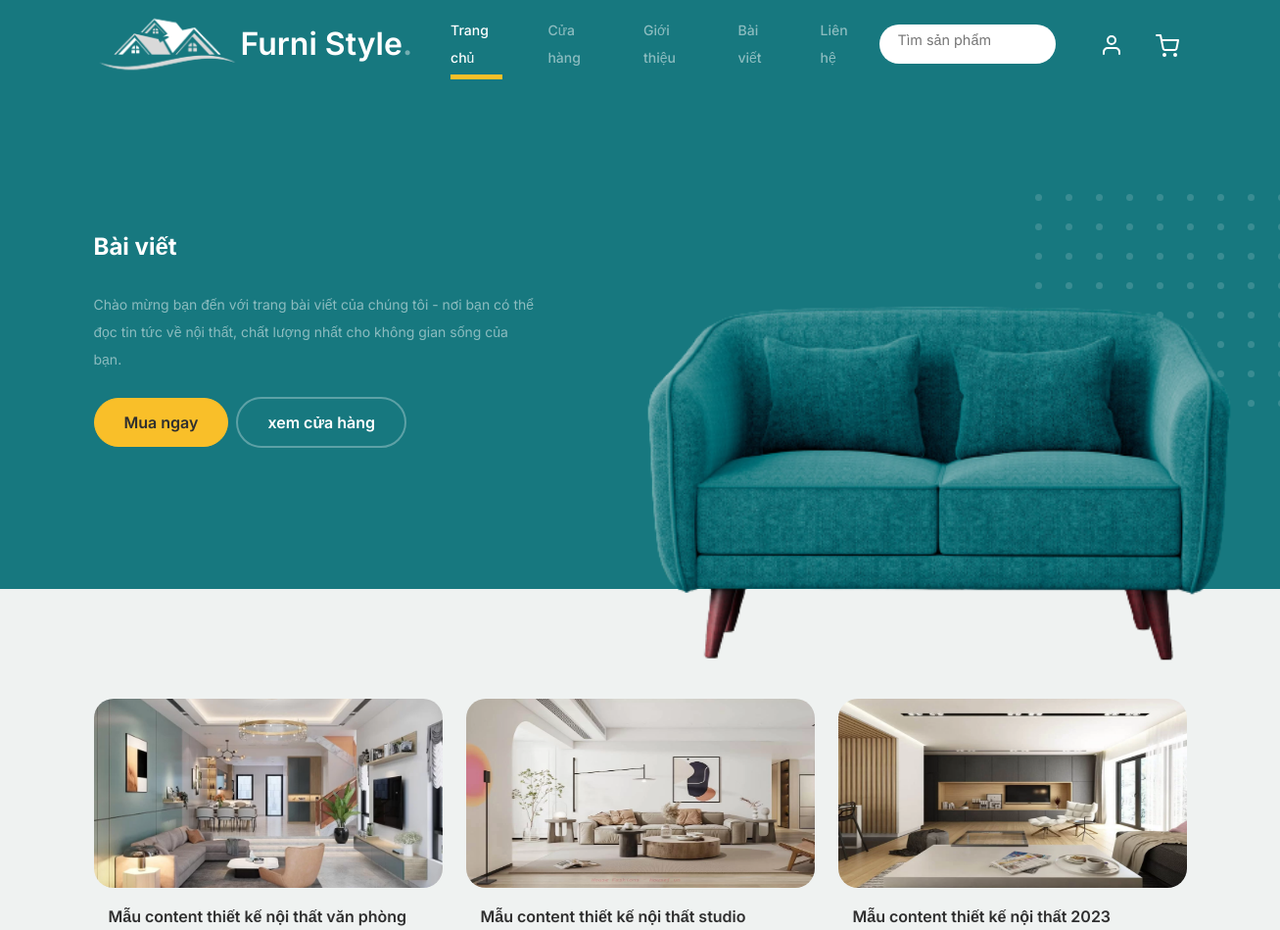
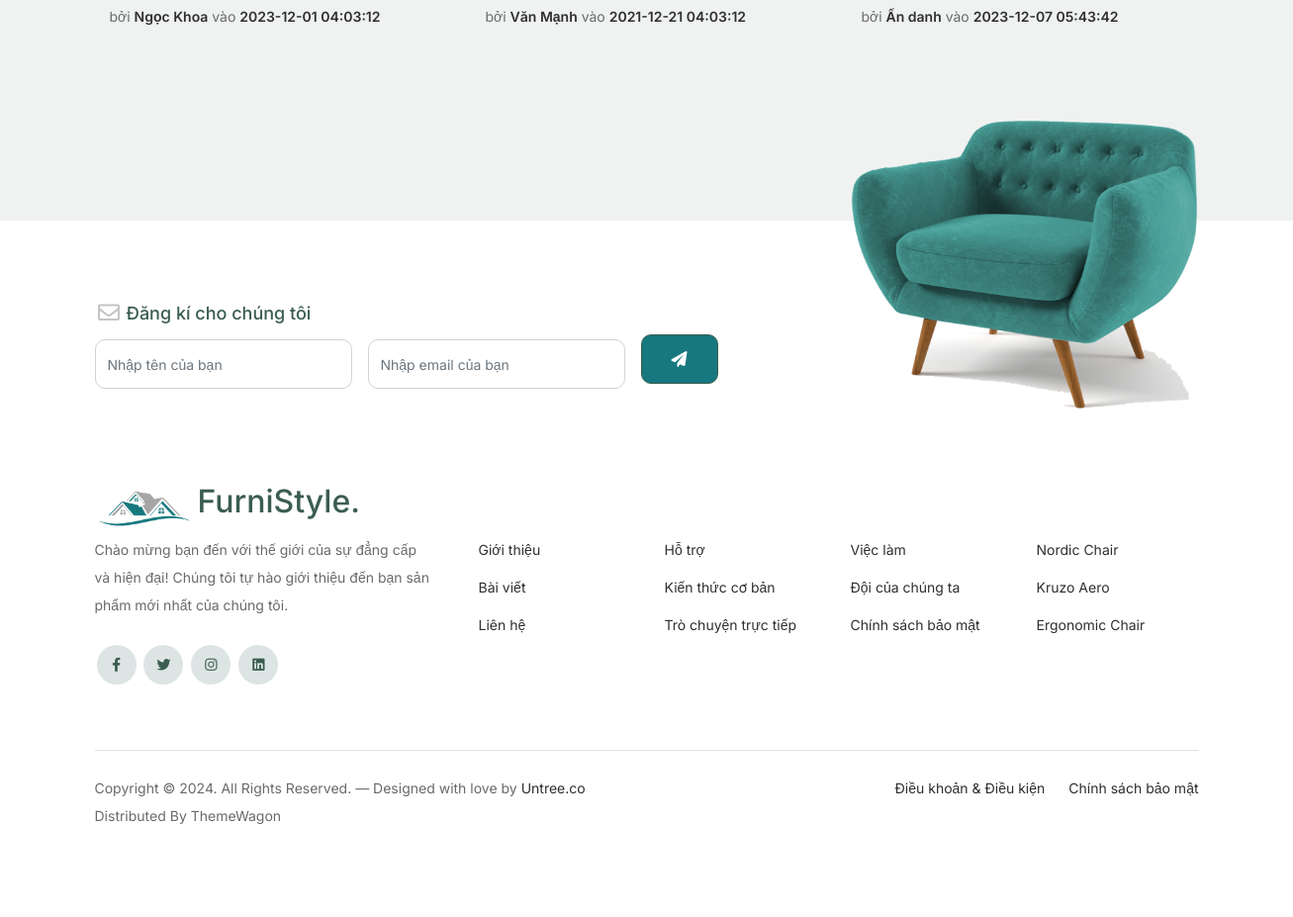
The app's page /?mod=page&act=blog with its own data (2 pictures, top to bottom).
### tables this page shows
CREATE TABLE `baiviet` (
  `id` int(11) NOT NULL,
  `tenbaiviet` varchar(50) NOT NULL,
  `hinhanhbv` varchar(50) NOT NULL,
  `noidungbaiviet` text NOT NULL,
  `tacgia` varchar(50) NOT NULL,
  `ngaydang` timestamp NOT NULL DEFAULT current_timestamp() ON UPDATE current_timestamp()
);

### index.php (called while the page is built, shortened)
<?php
    extract($_REQUEST);
    if(isset($mod)){
        switch($mod){
            case 'page':
                include_once "site/controller/page.php";
                break;
        }
    }
    else {
        header("location: ?mod=page&act=home");
    }
?>

### model_Dao/pdo.php (called while the page is built, shortened)
<?php
function pdo_get_connection(){
    $dburl = "mysql:host=localhost;dbname=duan1hoanchinh;charset=utf8";
    $username = 'root';
    $password = '';
    $conn = new PDO($dburl, $username, $password);
    $conn->setAttribute(PDO::ATTR_ERRMODE, PDO::ERRMODE_EXCEPTION);
    return $conn;
}
function pdo_query($sql){
    $sql_args = array_slice(func_get_args(), 1);
    try{
        $conn = pdo_get_connection();
        $stmt = $conn->prepare($sql);
        $stmt->execute($sql_args);
        $rows = $stmt->fetchAll();
        return $rows;
    }
    catch(PDOException $e){
        throw $e;
    }
    finally{
        unset($conn);
    }
}

### model_Dao/post.php (called while the page is built, shortened)
<?php
    include_once 'pdo.php';
    function baiviet_list(){
        $sql="SELECT * FROM baiviet";
        return pdo_query($sql);
    }
?>

### site/views/blog.php (the view)
<div class="hero">
				<div class="container">
					<div class="row justify-content-between">
						<div class="col-lg-5">
							<div class="intro-excerpt">
								<h1>Bài viết</h1>
								<p class="mb-4">Chào mừng bạn đến với trang bài viết của chúng tôi - nơi bạn có thể đọc tin tức về nội thất, chất lượng nhất cho không gian sống của bạn.</p>
								<p><a href="" class="btn btn-secondary me-2">Mua ngay</a><a href="#" class="btn btn-white-outline">xem cửa hàng</a></p>
							</div>
						</div>
						<div class="col-lg-7">
							<div class="hero-img-wrap">
							<img src="furni-1.0.0/images/sọpha2.png" class="img-fluid" width="2000px">
							</div>
						</div>
					</div>
				</div>
			</div>
		<div class="blog-section">
			<div class="container">
				<div class="row">
				<?php foreach($ds_bv as $bv): ?>
            <div class="col-12 col-sm-6 col-md-4 mb-4 mb-md-0">
                <div class="post-entry">
                    <a href="?mod=page&act=blog_detail&id=<?php echo $bv['id']; ?>" class="post-thumbnail"><img src="furni-1.0.0/images/<?=$bv['hinhanhbv']?>" alt="Image" class="img-fluid" style="height: 193px; width:361px;"></a>
                    <div class="post-content-entry">
                        <h3><a href="?mod=page&act=blog_detail&id=<?php echo $bv['id']; ?>"><?=$bv['tenbaiviet']?></a></h3>
                        <div class="meta">
                            <span>bởi <a href="?mod=page&act=blog_detail&id=<?php echo $bv['id']; ?>"><?=$bv['tacgia']?></a></span> <span>vào <a href="?mod=page&act=blog_detail&id=<?php echo $bv['id']; ?>"><?=$bv['ngaydang']?></a></span>
                        </div>
                    </div>
                </div>
            </div>
            <?php endforeach ?>
				</div>
			</div>
		</div>

### furni-1.0.0/css/style.css (style rules this page uses)
body { overflow-x: hidden; position: relative; }
body { font-family: "Inter", sans-serif; font-weight: 400; line-height: 28px; color: #6a6a6a; font-size: 14px; background-color: #eff2f1; }
a { text-decoration: none; -webkit-transition: .3s all ease; -o-transition: .3s all ease; transition: .3s all ease; color: #2f2f2f; text-decoration: underline; }
.hero { background: #17787f; padding: calc(4rem - 30px) 0 0rem 0; }
@media (min-width: 768px) { .hero { padding: calc(4rem - 30px) 0 4rem 0; } }
@media (min-width: 992px) { .hero { padding: calc(8rem - 30px) 0 8rem 0; } }
.hero .intro-excerpt { position: relative; z-index: 4; }
@media (min-width: 992px) { .hero .intro-excerpt { max-width: 450px; } }
.hero h1 { font-weight: 700; color: #ffffff; margin-bottom: 30px; }
.hero p { color: rgba(255, 255, 255, 0.5); margin-botom: 30px; }
.hero .hero-img-wrap { position: relative; }
.hero .hero-img-wrap img { position: relative; top: 0px; right: 0px; z-index: 2; max-width: 780px; left: -20px; }
@media (min-width: 768px) { .hero .hero-img-wrap img { right: 0px; left: -100px; } }
@media (min-width: 992px) { .hero .hero-img-wrap img { left: 0px; top: -80px; position: absolute; right: -50px; } }
@media (min-width: 1200px) { .hero .hero-img-wrap img { left: 0px; top: -80px; right: -100px; } }
.hero .hero-img-wrap:after { content: ""; position: absolute; width: 255px; height: 217px; background-image: url("../images/dots-light.svg"); background-size: contain; background-repeat: no-repeat; right: -100px; top: -0px; }
@media (min-width: 1200px) { .hero .hero-img-wrap:after { top: -40px; } }
.btn { font-weight: 600; padding: 12px 30px; border-radius: 30px; color: #ffffff; background: #2f2f2f; border-color: #2f2f2f; }
.btn.btn-secondary { color: #2f2f2f; background: #f9bf29; border-color: #f9bf29; }
.btn.btn-white-outline { background: transparent; border-width: 2px; border-color: rgba(255, 255, 255, 0.3); }
.blog-section { padding: 7rem 0 12rem 0; }
.blog-section .post-entry a { text-decoration: none; }
.blog-section .post-entry .post-thumbnail { display: block; margin-bottom: 20px; }
.blog-section .post-entry .post-thumbnail img { border-radius: 20px; -webkit-transition: .3s all ease; -o-transition: .3s all ease; transition: .3s all ease; }
.blog-section .post-entry .post-content-entry { padding-left: 15px; padding-right: 15px; }
.blog-section .post-entry .post-content-entry h3 { font-size: 16px; margin-bottom: 0; font-weight: 600; margin-bottom: 7px; }
.blog-section .post-entry .post-content-entry .meta { font-size: 14px; }
.blog-section .post-entry .post-content-entry .meta a { font-weight: 600; }

### furni-1.0.0/css/login_register.css (style rules this page uses)
h1 { font-size: 24px; margin-bottom: 20px; color: #37614E; }

### records on screen
baiviet: hinhanhbv (picture), tenbaiviet "Mẫu content thiết kế nội thất văn phòng", tacgia "Ngọc Khoa", ngaydang "2023-12-01 04:03:12"
baiviet: hinhanhbv (picture), tenbaiviet "Mẫu content thiết kế nội thất studio", tacgia "Văn Mạnh", ngaydang "2021-12-21 04:03:12"
baiviet: hinhanhbv (picture), tenbaiviet "Mẫu content thiết kế nội thất 2023", tacgia "Ẩn danh", ngaydang "2023-12-07 05:43:42"
